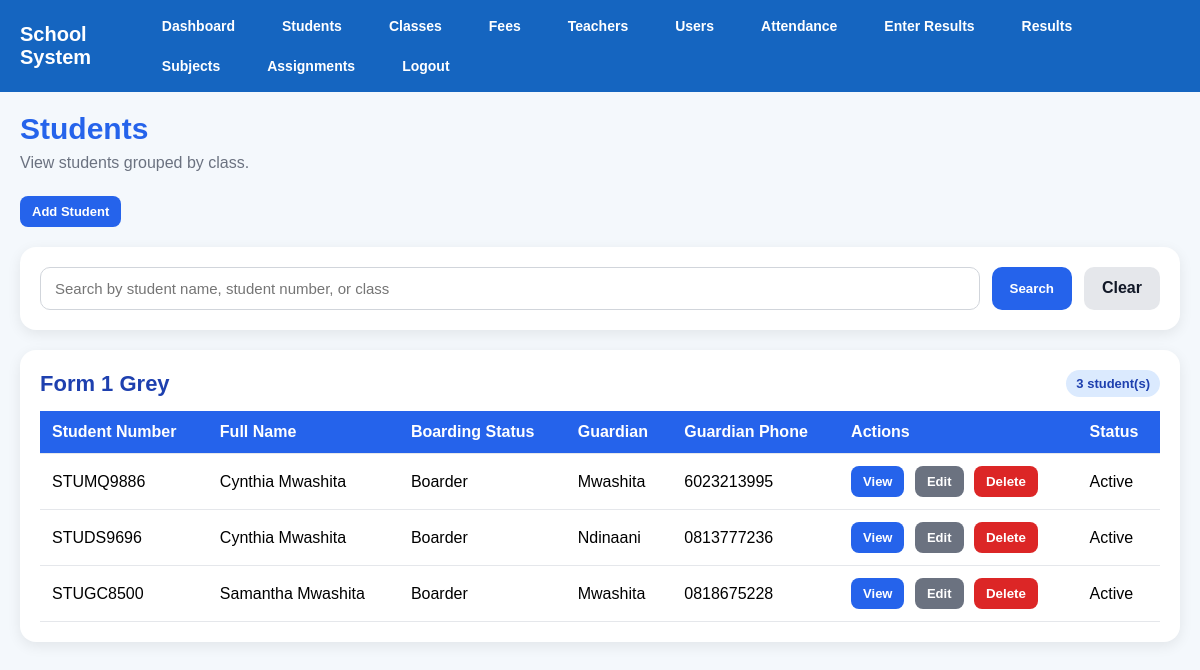
The app's page /students (signed in) with its own data.
### tables this page shows
CREATE TABLE students (
            id INTEGER PRIMARY KEY AUTOINCREMENT,
            first_name TEXT NOT NULL,
            last_name TEXT NOT NULL,
            gender TEXT,
            dob TEXT,
            class_name TEXT
        , boarding_status TEXT, guardian2_name TEXT, guardian2_phone TEXT, student_number TEXT, birthday TEXT, enrollment_date TEXT, leaving_year TEXT, home_address TEXT, mailing_address TEXT, student_phone TEXT, medical_info TEXT, emergency_contact TEXT, guardian1_relationship TEXT, guardian1_whatsapp TEXT, guardian1_email TEXT, guardian2_relationship TEXT, guardian2_whatsapp TEXT, guardian2_email TEXT, guardian1_name TEXT, guardian1_phone TEXT, current_status TEXT);

### app.py (the view, shortened to what this page needs)
@app.route("/students")
@login_required
@roles_required("admin", "director")
def students():
    conn = get_db()
    cursor = conn.cursor()
    search = request.args.get("search", "").strip()
    query = "SELECT * FROM students"
    params = []
    query += " ORDER BY class_name, first_name, last_name"
    all_students = cursor.execute(query, params).fetchall()
    conn.close()
    grouped_students = {}
    for student in all_students:
        class_name = student["class_name"] or "No Class Assigned"
        if class_name not in grouped_students:
            grouped_students[class_name] = []
        grouped_students[class_name].append(student)
    return render_template(
        "students.html",
        grouped_students=grouped_students,
        search=search
    )

### app.py (called while the page is built)
def get_db():
    database_url = os.environ.get("DATABASE_URL")
    if database_url:
        conn = psycopg2.connect(database_url, cursor_factory=RealDictCursor)
    else:
        conn = sqlite3.connect("school.db")
        conn.row_factory = sqlite3.Row
    return conn

def login_required(f):
    @wraps(f)
    def wrapper(*args, **kwargs):
        if "user_id" not in session:
            flash("Please log in first.", "warning")
            return redirect(url_for("login"))
        return f(*args, **kwargs)
    return wrapper

def roles_required(*allowed_roles):
    def decorator(f):
        @wraps(f)
        def wrapper(*args, **kwargs):
            if "user_id" not in session:
                flash("Please log in first.", "warning")
                return redirect(url_for("login"))
            if session.get("role") not in allowed_roles:
                flash("You are not allowed to access that page.", "danger")
                return redirect(url_for("dashboard"))
            return f(*args, **kwargs)
        return wrapper
    return decorator

### templates/students.html (shortened to what this page needs)
{% extends "base.html" %}
{% block content %}
<div class="page-header">
    <h1>Students</h1>
    <p>View students grouped by class.</p>
</div>
<div class="page-actions">
    <a href="{{ url_for('add_student') }}" class="action-btn">Add Student</a>
</div>
<div class="search-card">
    <form method="GET" action="{{ url_for('students') }}" class="search-form">
        <input
            type="text"
            name="search"
            placeholder="Search by student name, student number, or class"
            value="{{ search or '' }}"
        >
        <button type="submit">Search</button>
        <a href="{{ url_for('students') }}" class="clear-btn">Clear</a>
    </form>
</div>
{% if grouped_students %}
    {% for class_name, students_in_class in grouped_students.items() %}
    <div class="class-card">
        <div class="class-header">
            <h2>{{ class_name }}</h2>
            <span class="student-count">{{ students_in_class|length }} student(s)</span>
        </div>
        <div class="table-wrapper">
            <table>
                <thead>
                    <tr>
                        <th>Student Number</th>
                        <th>Full Name</th>
                        <th>Boarding Status</th>
                        <th>Guardian</th>
                        <th>Guardian Phone</th>
                        <th>Actions</th>
                        <th>Status</th>
                    </tr>
                </thead>
                <tbody>
                    {% for student in students_in_class %}
                    <tr>
                        <td>{{ student.student_number }}</td>
                        <td>{{ student.first_name }} {{ student.last_name }}</td>
                        <td>{{ student.boarding_status or "Not set" }}</td>
                        <td>{{ student.guardian1_name or "Not set" }}</td>
                        <td>{{ student.guardian1_phone or "Not set" }}</td>
                        <td>
                            <a href="{{ url_for('student_profile', id=student.id) }}" class="action-btn">View</a>
                            <a href="{{ url_for('edit_student', id=student.id) }}" class="action-btn secondary">Edit</a>
<form method="POST" action="{{ url_for('delete_student', id=student.id) }}" style="display:inline;" onsubmit="return confirm('Are you sure you want to delete this student?');">
    <button type="submit" class="delete-btn">Delete</button>
</form>
                        </td>
                        <td>{{ student.current_status or "Active" }}</td>
                    </tr>
                    {% endfor %}
                </tbody>
            </table>
        </div>
    </div>
    {% endfor %}
{% else %}
    <div class="card">
        <p>No students found.</p>
    </div>
{% endif %}
{% endblock %}

### static/style.css (style rules this page uses)
body { font-family: Arial, sans-serif; background-color: #f4f6f9; margin: 0; padding: 0; }
table { width: 100%; border-collapse: collapse; background: white; }
th { background-color: #1e3a8a; color: white; padding: 10px; }
td { padding: 8px; border-bottom: 1px solid #ddd; }
button { background-color: #2563eb; color: white; padding: 8px 12px; border: none; border-radius: 5px; }

### templates/base.html (style rules this page uses)
body { margin: 0; font-family: Arial, sans-serif; background: #f4f8fc; }

### templates/students.html (style rules this page uses)
.page-actions { margin-bottom: 20px; }
.action-btn { display: inline-block; background: #2563eb; color: white; text-decoration: none; padding: 12px 18px; border-radius: 10px; font-weight: 600; }
.page-header { margin-bottom: 24px; }
.page-header h1 { margin: 0; color: #2563eb; font-size: 30px; }
.page-header p { margin-top: 8px; color: #6b7280; }
.search-card, .class-card, .card { background: white; border-radius: 16px; padding: 20px; box-shadow: 0 4px 14px rgba(0, 0, 0, 0.08); margin-bottom: 20px; }
.search-form { display: flex; gap: 12px; flex-wrap: wrap; }
.search-form input { flex: 1; min-width: 260px; padding: 12px 14px; border: 1px solid #d1d5db; border-radius: 10px; font-size: 15px; }
.search-form button { background: #2563eb; color: white; border: none; padding: 12px 18px; border-radius: 10px; font-weight: 600; cursor: pointer; }
.clear-btn { display: inline-block; background: #e5e7eb; color: #111827; text-decoration: none; padding: 12px 18px; border-radius: 10px; font-weight: 600; }
.class-header { display: flex; justify-content: space-between; align-items: center; margin-bottom: 14px; }
.class-header h2 { margin: 0; color: #1e40af; font-size: 22px; }
.student-count { background: #dbeafe; color: #1e40af; padding: 6px 10px; border-radius: 999px; font-size: 13px; font-weight: 600; }
.table-wrapper { overflow-x: auto; }
table { width: 100%; border-collapse: collapse; min-width: 850px; }
th, td { padding: 12px; text-align: left; border-bottom: 1px solid #e5e7eb; }
th { background: #2563eb; color: white; }
.action-btn { display: inline-block; background: #2563eb; color: white; text-decoration: none; padding: 8px 12px; border-radius: 8px; font-size: 13px; font-weight: 600; margin-right: 6px; }
.action-btn.secondary { background: #6b7280; }
.delete-btn { background: #dc2626; color: white; border: none; padding: 8px 12px; border-radius: 8px; cursor: pointer; font-weight: 600; }

### records on screen
students: class_name "Form 1 Grey", students_in_class "3", student_number "STUMQ9886", first_name "Cynthia", last_name "Mwashita", boarding_status "Boarder", guardian1_name "Mwashita", guardian1_phone "6023213995", current_status "Active"
students: student_number "STUDS9696", first_name "Cynthia", last_name "Mwashita", boarding_status "Boarder", guardian1_name "Ndinaani", guardian1_phone "0813777236", current_status "Active"
students: student_number "STUGC8500", first_name "Samantha", last_name "Mwashita", boarding_status "Boarder", guardian1_name "Mwashita", guardian1_phone "0818675228", current_status "Active"
